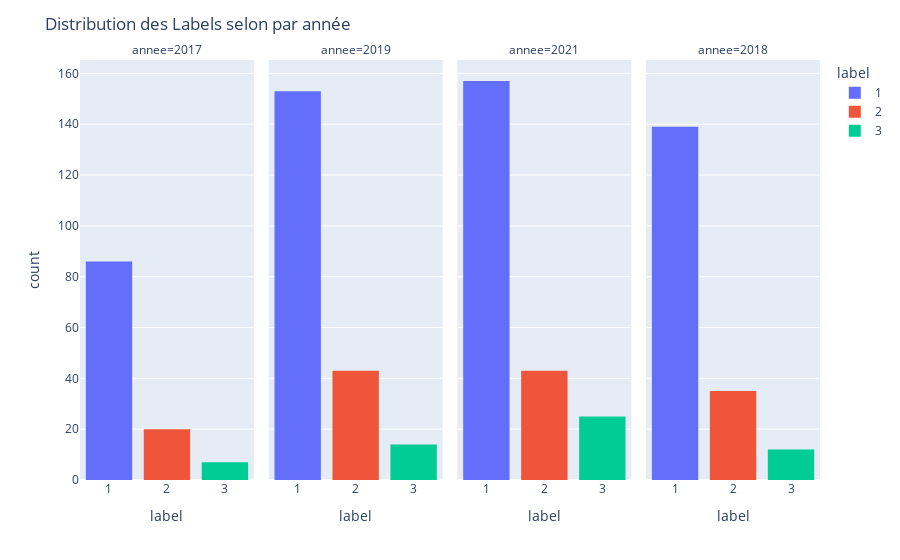

Notebook code for this chart:
### Code cell
#transform the label to numeric
df["label"] = pd.to_numeric(df["label"])

#sorted by label ascending
df.sort_values(by="label",inplace=True)

# re transform label in df_temp to str so it can be discrete value
df["label"] = df["label"].apply(str)

#plotting a histogram to show the distribution of the labels
fig = px.histogram(df, x="label", nbins=10, color="label", facet_col="annee" )
fig.update_layout(title_text="Distribution des Labels selon par année")
fig.show()

### Figure 1 — Plotly figure (JSON) as saved in the notebook; plotly's stock layout.template omitted (floating-point values rounded to 4 significant figures; data arrays with more than 128 entries replaced by an {"elided": "..."} marker saying what was removed)
{"data": [{"alignmentgroup": "True", "bingroup": "x", "hovertemplate": "label=%{x}<br>annee=2017<br>count=%{y}<extra></extra>", "legendgroup": "1", "marker": {"color": "#636efa", "pattern": {"shape": ""}}, "name": "1", "nbinsx": 10, "offsetgroup": "1", "orientation": "v", "showlegend": true, "type": "histogram", "x": ["1", "1", "1", "1", "1", "1", "1", "1", "1", "1", "1", "1", "1", "1", "1", "1", "1", "1", "1", "1", "1", "1", "1", "1", "1", "1", "1", "1", "1", "1", "1", "1", "1", "1", "1", "1", "1", "1", "1", "1", "1", "1", "1", "1", "1", "1", "1", "1", "1", "1", "1", "1", "1", "1", "1", "1", "1", "1", "1", "1", "1", "1", "1", "1", "1", "1", "1", "1", "1", "1", "1", "1", "1", "1", "1", "1", "1", "1", "1", "1", "1", "1", "1", "1", "1", "1"], "xaxis": "x", "yaxis": "y"}, {"alignmentgroup": "True", "bingroup": "x", "hovertemplate": "label=%{x}<br>annee=2019<br>count=%{y}<extra></extra>", "legendgroup": "1", "marker": {"color": "#636efa", "pattern": {"shape": ""}}, "name": "1", "nbinsx": 10, "offsetgroup": "1", "orientation": "v", "showlegend": false, "type": "histogram", "x": {"elided": "153 str values"}, "xaxis": "x2", "yaxis": "y2"}, {"alignmentgroup": "True", "bingroup": "x", "hovertemplate": "label=%{x}<br>annee=2021<br>count=%{y}<extra></extra>", "legendgroup": "1", "marker": {"color": "#636efa", "pattern": {"shape": ""}}, "name": "1", "nbinsx": 10, "offsetgroup": "1", "orientation": "v", "showlegend": false, "type": "histogram", "x": {"elided": "157 str values"}, "xaxis": "x3", "yaxis": "y3"}, {"alignmentgroup": "True", "bingroup": "x", "hovertemplate": "label=%{x}<br>annee=2018<br>count=%{y}<extra></extra>", "legendgroup": "1", "marker": {"color": "#636efa", "pattern": {"shape": ""}}, "name": "1", "nbinsx": 10, "offsetgroup": "1", "orientation": "v", "showlegend": false, "type": "histogram", "x": {"elided": "139 str values"}, "xaxis": "x4", "yaxis": "y4"}, {"alignmentgroup": "True", "bingroup": "x", "hovertemplate": "label=%{x}<br>annee=2017<br>count=%{y}<extra></extra>", "legendgroup": "2", "marker": {"color": "#EF553B", "pattern": {"shape": ""}}, "name": "2", "nbinsx": 10, "offsetgroup": "2", "orientation": "v", "showlegend": true, "type": "histogram", "x": ["2", "2", "2", "2", "2", "2", "2", "2", "2", "2", "2", "2", "2", "2", "2", "2", "2", "2", "2", "2"], "xaxis": "x", "yaxis": "y"}, {"alignmentgroup": "True", "bingroup": "x", "hovertemplate": "label=%{x}<br>annee=2019<br>count=%{y}<extra></extra>", "legendgroup": "2", "marker": {"color": "#EF553B", "pattern": {"shape": ""}}, "name": "2", "nbinsx": 10, "offsetgroup": "2", "orientation": "v", "showlegend": false, "type": "histogram", "x": ["2", "2", "2", "2", "2", "2", "2", "2", "2", "2", "2", "2", "2", "2", "2", "2", "2", "2", "2", "2", "2", "2", "2", "2", "2", "2", "2", "2", "2", "2", "2", "2", "2", "2", "2", "2", "2", "2", "2", "2", "2", "2", "2"], "xaxis": "x2", "yaxis": "y2"}, {"alignmentgroup": "True", "bingroup": "x", "hovertemplate": "label=%{x}<br>annee=2021<br>count=%{y}<extra></extra>", "legendgroup": "2", "marker": {"color": "#EF553B", "pattern": {"shape": ""}}, "name": "2", "nbinsx": 10, "offsetgroup": "2", "orientation": "v", "showlegend": false, "type": "histogram", "x": ["2", "2", "2", "2", "2", "2", "2", "2", "2", "2", "2", "2", "2", "2", "2", "2", "2", "2", "2", "2", "2", "2", "2", "2", "2", "2", "2", "2", "2", "2", "2", "2", "2", "2", "2", "2", "2", "2", "2", "2", "2", "2", "2"], "xaxis": "x3", "yaxis": "y3"}, {"alignmentgroup": "True", "bingroup": "x", "hovertemplate": "label=%{x}<br>annee=2018<br>count=%{y}<extra></extra>", "legendgroup": "2", "marker": {"color": "#EF553B", "pattern": {"shape": ""}}, "name": "2", "nbinsx": 10, "offsetgroup": "2", "orientation": "v", "showlegend": false, "type": "histogram", "x": ["2", "2", "2", "2", "2", "2", "2", "2", "2", "2", "2", "2", "2", "2", "2", "2", "2", "2", "2", "2", "2", "2", "2", "2", "2", "2", "2", "2", "2", "2", "2", "2", "2", "2", "2"], "xaxis": "x4", "yaxis": "y4"}, {"alignmentgroup": "True", "bingroup": "x", "hovertemplate": "label=%{x}<br>annee=2017<br>count=%{y}<extra></extra>", "legendgroup": "3", "marker": {"color": "#00cc96", "pattern": {"shape": ""}}, "name": "3", "nbinsx": 10, "offsetgroup": "3", "orientation": "v", "showlegend": true, "type": "histogram", "x": ["3", "3", "3", "3", "3", "3", "3"], "xaxis": "x", "yaxis": "y"}, {"alignmentgroup": "True", "bingroup": "x", "hovertemplate": "label=%{x}<br>annee=2019<br>count=%{y}<extra></extra>", "legendgroup": "3", "marker": {"color": "#00cc96", "pattern": {"shape": ""}}, "name": "3", "nbinsx": 10, "offsetgroup": "3", "orientation": "v", "showlegend": false, "type": "histogram", "x": ["3", "3", "3", "3", "3", "3", "3", "3", "3", "3", "3", "3", "3", "3"], "xaxis": "x2", "yaxis": "y2"}, {"alignmentgroup": "True", "bingroup": "x", "hovertemplate": "label=%{x}<br>annee=2021<br>count=%{y}<extra></extra>", "legendgroup": "3", "marker": {"color": "#00cc96", "pattern": {"shape": ""}}, "name": "3", "nbinsx": 10, "offsetgroup": "3", "orientation": "v", "showlegend": false, "type": "histogram", "x": ["3", "3", "3", "3", "3", "3", "3", "3", "3", "3", "3", "3", "3", "3", "3", "3", "3", "3", "3", "3", "3", "3", "3", "3", "3"], "xaxis": "x3", "yaxis": "y3"}, {"alignmentgroup": "True", "bingroup": "x", "hovertemplate": "label=%{x}<br>annee=2018<br>count=%{y}<extra></extra>", "legendgroup": "3", "marker": {"color": "#00cc96", "pattern": {"shape": ""}}, "name": "3", "nbinsx": 10, "offsetgroup": "3", "orientation": "v", "showlegend": false, "type": "histogram", "x": ["3", "3", "3", "3", "3", "3", "3", "3", "3", "3", "3", "3"], "xaxis": "x4", "yaxis": "y4"}], "layout": {"annotations": [{"font": {}, "showarrow": false, "text": "annee=2017", "x": 0.1175, "xanchor": "center", "xref": "paper", "y": 1, "yanchor": "bottom", "yref": "paper"}, {"font": {}, "showarrow": false, "text": "annee=2019", "x": 0.3725, "xanchor": "center", "xref": "paper", "y": 1, "yanchor": "bottom", "yref": "paper"}, {"font": {}, "showarrow": false, "text": "annee=2021", "x": 0.6275, "xanchor": "center", "xref": "paper", "y": 1, "yanchor": "bottom", "yref": "paper"}, {"font": {}, "showarrow": false, "text": "annee=2018", "x": 0.8825, "xanchor": "center", "xref": "paper", "y": 1, "yanchor": "bottom", "yref": "paper"}], "barmode": "relative", "legend": {"title": {"text": "label"}, "tracegroupgap": 0}, "margin": {"t": 60}, "title": {"text": "Distribution des Labels selon par année"}, "xaxis": {"anchor": "y", "categoryarray": ["1", "2", "3"], "categoryorder": "array", "domain": [0, 0.235], "title": {"text": "label"}}, "xaxis2": {"anchor": "y2", "categoryarray": ["1", "2", "3"], "categoryorder": "array", "domain": [0.255, 0.49], "matches": "x", "title": {"text": "label"}}, "xaxis3": {"anchor": "y3", "categoryarray": ["1", "2", "3"], "categoryorder": "array", "domain": [0.51, 0.745], "matches": "x", "title": {"text": "label"}}, "xaxis4": {"anchor": "y4", "categoryarray": ["1", "2", "3"], "categoryorder": "array", "domain": [0.765, 1.0], "matches": "x", "title": {"text": "label"}}, "yaxis": {"anchor": "x", "domain": [0, 1], "title": {"text": "count"}}, "yaxis2": {"anchor": "x2", "domain": [0, 1], "matches": "y", "showticklabels": false}, "yaxis3": {"anchor": "x3", "domain": [0, 1], "matches": "y", "showticklabels": false}, "yaxis4": {"anchor": "x4", "domain": [0, 1], "matches": "y", "showticklabels": false}}}
